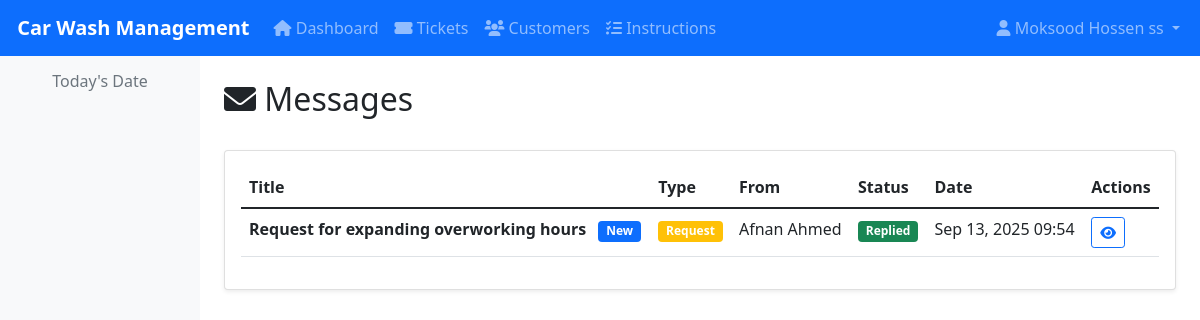
Page /requests/ (signed in) on the committed database.
### accounts/models.py (models this page shows, shortened)
class User(AbstractUser):
    ROLE_CHOICES = [
        ('employer', 'Employer'),
        ('author', 'Author'),
        ('superadmin', 'SuperAdmin'),
    ]
    role = models.CharField(max_length=20, choices=ROLE_CHOICES, default='employer')
    phone = models.CharField(max_length=15, blank=True)
    post = models.CharField(max_length=100, blank=True)
    created_at = models.DateTimeField(auto_now_add=True)
    updated_at = models.DateTimeField(auto_now=True)
    def is_employer(self):
        return self.role == 'employer'
    def is_author(self):
        return self.role == 'author'
    class Meta:
        verbose_name = 'User'
        verbose_name_plural = 'Users'

### requests/models.py (models this page shows, shortened)
class EmployerRequest(models.Model):
    REQUEST_TYPE_CHOICES = [
        ('request', 'Request'),
        ('instruction', 'Instruction'),
    ]
    user = models.ForeignKey(User, on_delete=models.CASCADE, limit_choices_to={'role': 'employer'})
    title = models.CharField(max_length=200)
    content = models.TextField()
    request_type = models.CharField(max_length=20, choices=REQUEST_TYPE_CHOICES, default='request')
    is_instruction = models.BooleanField(default=False, help_text="If True, this is an instruction from Author")
    is_active = models.BooleanField(default=True)
    is_read = models.BooleanField(default=False)
    created_at = models.DateTimeField(auto_now_add=True)
    updated_at = models.DateTimeField(auto_now=True)
    class Meta:
        verbose_name = 'Employer Request'
        verbose_name_plural = 'Employer Requests'
        ordering = ['-created_at']

### requests/views.py (the view)
# urls.py: path('', views.request_list, name='request_list'),
@login_required
def request_list(request):
    if request.user.is_employer():
        requests = EmployerRequest.objects.filter(user=request.user).order_by('-created_at')
    elif request.user.is_author():
        requests = EmployerRequest.objects.filter(is_instruction=False).order_by('-created_at')
    else:
        messages.error(request, 'You do not have permission to view requests.')
        return redirect('accounts:dashboard')
    paginator = Paginator(requests, 10)
    page_number = request.GET.get('page')
    page_obj = paginator.get_page(page_number)
    return render(request, 'requests/request_list.html', {'page_obj': page_obj})

### templates/requests/request_list.html (shortened to what this page needs)
{% extends 'base.html' %}
{% block content %}
<div class="row">
    <div class="col-12">
        <div class="d-flex justify-content-between align-items-center mb-4">
            <h2><i class="fas fa-envelope"></i> Messages</h2>
        </div>
    </div>
</div>
<div class="card">
    <div class="card-body">
        {% if page_obj %}
            <div class="table-responsive">
                <table class="table table-hover">
                    <thead>
                        <tr>
                            <th>Title</th>
                            <th>Type</th>
                            {% if user.is_author %}
                            <th>From</th>
                            {% endif %}
                            <th>Status</th>
                            <th>Date</th>
                            <th>Actions</th>
                        </tr>
                    </thead>
                    <tbody>
                        {% for request in page_obj %}
                        <tr>
                            <td>
                                <strong>{{ request.title }}</strong>
                                {% if not request.is_read %}
                                    <span class="badge bg-primary ms-2">New</span>
                                {% endif %}
                            </td>
                            <td>
                                {% if request.is_instruction %}
                                    <span class="badge bg-info">Instruction</span>
                                {% else %}
                                    <span class="badge bg-warning">Request</span>
                                {% endif %}
                            </td>
                            {% if user.is_author %}
                            <td>{{ request.user.get_full_name }}</td>
                            {% endif %}
                            <td>
                                {% if request.replies.exists %}
                                    <span class="badge bg-success">Replied</span>
                                {% else %}
                                    <span class="badge bg-secondary">Pending</span>
                                {% endif %}
                            </td>
                            <td>{{ request.created_at|date:"M d, Y H:i" }}</td>
                            <td>
                                <div class="btn-group btn-group-sm">
                                    <a href="{% url 'requests:request_reply' request.id %}" class="btn btn-outline-primary" title="View">
                                        <i class="fas fa-eye"></i>
                                    </a>
                                </div>
                            </td>
                        </tr>
                        {% endfor %}
                    </tbody>
                </table>
            </div>
        {% endif %}
    </div>
</div>
{% endblock %}

### templates/base.html (shortened to what this page needs)
<!DOCTYPE html>
<html lang="en">
<head>
    <link href="https://cdn.jsdelivr.net/npm/bootstrap@5.1.3/dist/css/bootstrap.min.css" rel="stylesheet">
    <link href="https://cdnjs.cloudflare.com/ajax/libs/font-awesome/6.0.0/css/all.min.css" rel="stylesheet">
</head>
<body>
    <nav class="navbar navbar-expand-lg navbar-dark bg-primary">
        <div class="container-fluid">
            <a class="navbar-brand" href="{% url 'accounts:dashboard' %}">
                 Car Wash Management
            </a>
            {% if user.is_authenticated %}
            <div class="collapse navbar-collapse" id="navbarNav">
                <ul class="navbar-nav me-auto">
                    <li class="nav-item">
                        <a class="nav-link" href="{% url 'accounts:dashboard' %}">
                            <i class="fas fa-home"></i> Dashboard
                        </a>
                    </li>
                    {% if user.is_author or user.is_superadmin %}
                    <li class="nav-item">
                        <a class="nav-link" href="{% url 'carwash:ticket_list' %}">
                            <i class="fas fa-ticket-alt"></i> Tickets
                        </a>
                    </li>
                    <li class="nav-item">
                        <a class="nav-link" href="{% url 'carwash:customer_list' %}">
                            <i class="fas fa-users"></i> Customers
                        </a>
                    </li>
                    {% endif %}
                    {% if user.is_author %}
                    <li class="nav-item">
                        <a class="nav-link" href="{% url 'requests:instruction_list' %}">
                            <i class="fas fa-tasks"></i> Instructions
                        </a>
                    </li>
                    {% endif %}
                </ul>
                <ul class="navbar-nav">
                    <li class="nav-item dropdown">
                        <a class="nav-link dropdown-toggle" href="#" id="navbarDropdown" role="button" data-bs-toggle="dropdown">
                            <i class="fas fa-user"></i> {{ user.get_full_name|default:user.username }}
                        </a>
                    </li>
                </ul>
            </div>
            {% endif %}
        </div>
    </nav>
    <div class="container-fluid">
        <div class="row">
            {% if user.is_authenticated %}
            <div class="col-md-3 col-lg-2 sidebar p-3">
                <div class="text-center mb-4">
                    <h6 class="text-muted">Today's Date</h6>
                </div>
            </div>
            <div class="col-md-9 col-lg-10 main-content p-4">
            {% else %}
            <div class="col-12 main-content p-4">
            {% endif %}
                {% block content %}{% endblock %}
            </div>
        </div>
    </div>
</body>
</html>

### templates/base.html (style rules this page uses)
.navbar-brand { font-weight: bold; }
.sidebar { min-height: calc(100vh - 56px); background-color: #f8f9fa; }
.main-content { min-height: calc(100vh - 56px); }
.card { box-shadow: 0 0.125rem 0.25rem rgba(0, 0, 0, 0.075); border: 1px solid rgba(0, 0, 0, 0.125); }

### rows in the picture
User: get_full_name "Moksood Hossen ss"
EmployerRequest: title "Request for expanding overworking hours", is_read "New", is_instruction "Request", user.get_full_name "Afnan Ahmed", shows "Replied", created_at "Sep 13, 2025 09:54"
